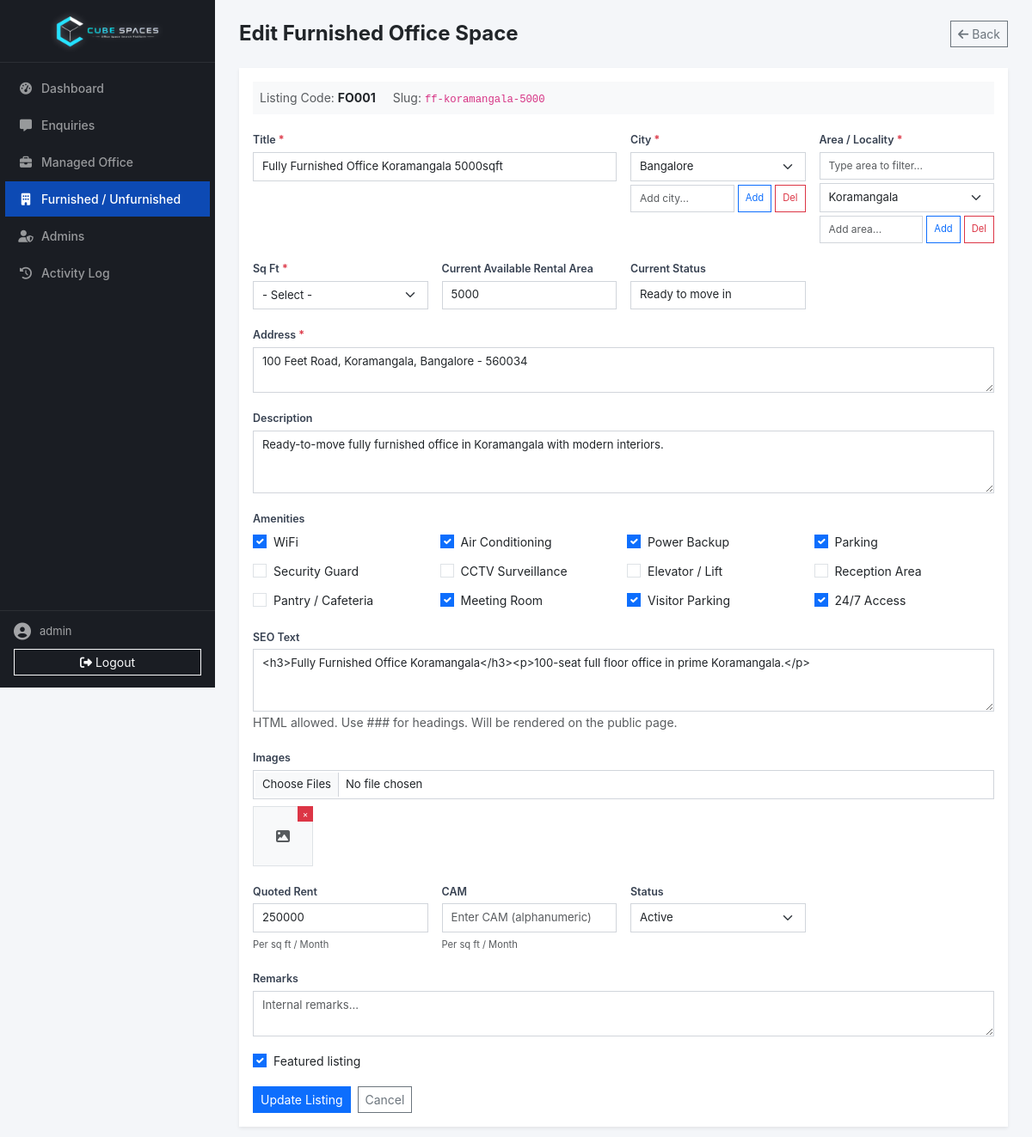
/admin/office-space.php?mode=edit&id=1&type=furnished (signed in), run on the app's committed database.
### tables this page shows
CREATE TABLE IF NOT EXISTS `furnished_offices` (
  `id` int NOT NULL AUTO_INCREMENT PRIMARY KEY,
  `title` varchar(255) NOT NULL,
  `slug` varchar(255) UNIQUE,
  `description` longtext,
  `city` varchar(100),
  `area` varchar(150),
  `address` varchar(500),
  `latitude` decimal(10, 7),
  `longitude` decimal(10, 7),
  `price` varchar(255),
  `cam` TEXT DEFAULT NULL,
  `price_label` varchar(100),
  `total_seats` int,
  `available_sqft` varchar(100),
  `min_inventory` varchar(50),
  `inventory_type` varchar(100),
  `total_area_sqft` int,
  `amenities` json,
  `images` json,
  `status` enum('draft', 'published', 'archived') DEFAULT 'draft',
  `featured` tinyint(1) DEFAULT 0,
  `feature_highlights` json,
  `seo_text` longtext,
  `office_space_type` varchar(100),
  `listing_type` varchar(50),
  `listing_code` varchar(50),
  `created_at` timestamp DEFAULT CURRENT_TIMESTAMP,
  `updated_at` timestamp DEFAULT CURRENT_TIMESTAMP ON UPDATE CURRENT_TIMESTAMP
);

### lib/config.php (called while the page is built, shortened)
<?php
function get_listing_table(string $type): ?string {
    return ALLOWED_LISTING_TABLES[$type] ?? null;
}

### admin/office-space.php (the view, shortened to what this page needs)
<?php
require_once __DIR__ . '/layout.php';
$mode = $_GET['mode'] ?? 'list';
$editId = (int)($_GET['id'] ?? 0);
$editType = trim($_GET['type'] ?? ($mode === 'add' ? 'furnished' : ''));
$editTable = get_listing_table($editType) ?: 'furnished_offices';
if ($mode === 'add' || $mode === 'edit'):
    $listing = ['title'=>'', 'listing_type'=>'', 'description'=>'', 'city'=>'', 'area'=>'', 'address'=>'', 'price'=>'', 'cam'=>'', 'price_label'=>'', 'total_seats'=>'', 'total_area_sqft'=>'', 'available_sqft'=>'', 'min_inventory'=>'', 'inventory_type'=>'', 'amenities'=>'[]', 'images'=>'[]', 'status'=>'active', 'featured'=>0, 'office_space_type'=>'rent', 'feature_highlights'=>'[]', 'seo_text'=>'', 'remarks'=>'', 'latitude'=>null, 'longitude'=>null, 'listing_code'=>'', 'slug'=>''];
    if ($mode === 'edit' && $editId && $editTable) {
        $stmt = mysqli_prepare($conn, "SELECT * FROM $editTable WHERE id=?");
        mysqli_stmt_bind_param($stmt, 'i', $editId);
        mysqli_stmt_execute($stmt);
        $r = mysqli_stmt_get_result($stmt);
        $listing = mysqli_fetch_assoc($r);
    }
    $amenities = json_decode($listing['amenities'] ?? '[]', true);
    $images = array_values(array_filter(json_decode($listing['images'] ?? '[]', true) ?: [], function($img) {
        if (!is_string($img) || trim($img) === '') return false;
        if (parse_url($img, PHP_URL_HOST) || parse_url($img, PHP_URL_SCHEME)) return true;
        $path = parse_url($img, PHP_URL_PATH);
        if (!$path) return false;
        if (str_contains($path, 'serve_image.php')) return true;
        if (str_starts_with($path, '/uploads/listings/') && preg_match('/_\d+\.(jpg|jpeg|png|webp|gif)(\?.*)?$/i', $path)) return true;
        return file_exists(__DIR__ . '/..' . $path);
    }));
    $cities = mysqli_query($conn, "SELECT city FROM (SELECT city COLLATE utf8mb4_unicode_ci AS city FROM listing_cities UNION SELECT DISTINCT city COLLATE utf8mb4_unicode_ci AS city FROM furnished_offices WHERE city != '' UNION SELECT DISTINCT city COLLATE utf8mb4_unicode_ci AS city FROM unfurnished_offices WHERE city != '') AS c ORDER BY city");
    $amenityList = ['WiFi','Air Conditioning','Power Backup','Parking','Security Guard','CCTV Surveillance','Elevator / Lift','Reception Area','Pantry / Cafeteria','Meeting Room','Visitor Parking','24/7 Access'];
?>
<div class="d-flex justify-content-between align-items-center mb-4">
    <h4 class="fw-bold mb-0"><?= $mode === 'add' ? 'Add' : 'Edit' ?> <?= $mode === 'edit' ? ucfirst($editType) : '' ?> Office Space</h4>
    <a href="office-space.php" class="btn btn-outline-secondary btn-sm"><i class="fa-solid fa-arrow-left me-1"></i>Back</a>
</div>
<div class="card border-0 shadow-sm">
    <div class="card-body">
        <?php if ($mode === 'edit' && $listing['listing_code']): ?>
        <div class="mb-3 p-2 bg-light small">
            <span class="text-muted">Listing Code:</span> <strong><?= htmlspecialchars($listing['listing_code']) ?></strong>
            <?php if ($listing['slug']): ?><span class="ms-3 text-muted">Slug:</span> <code><?= htmlspecialchars($listing['slug']) ?></code><?php endif; ?>
        </div>
        <?php endif; ?>
        <form id="listingForm" class="row g-3 needs-validation" enctype="multipart/form-data" novalidate>
            <div class="col-md-6 position-relative">
                <label for="title" class="form-label small fw-semibold">Title <span class="text-danger">*</span></label>
                <input type="text" name="title" id="title" class="form-control form-control-sm" required value="<?= htmlspecialchars($listing['title']) ?>" placeholder="e.g. RMZ Millenia">
            </div>
            <div class="col-md-3 position-relative">
                <label for="city" class="form-label small fw-semibold">City <span class="text-danger">*</span></label>
                <select name="city" id="city" class="form-select form-select-sm" required onchange="filterAreasByCity()">
                    <?php if ($cities && mysqli_num_rows($cities)): mysqli_data_seek($cities, 0); while ($c = mysqli_fetch_assoc($cities)): ?>
                    <option value="<?= htmlspecialchars($c['city']) ?>" <?= $listing['city']===$c['city']?'selected':'' ?>><?= htmlspecialchars(ucfirst($c['city'])) ?></option>
                    <?php endwhile; endif; ?>
                </select>
                <div class="d-flex gap-1 mt-1">
                    <input type="text" id="newCity" class="form-control form-control-sm" placeholder="Add city..." style="font-size:0.75rem;">
                    <button type="button" class="btn btn-sm btn-outline-primary" onclick="window.addNewCity()" style="font-size:0.7rem;white-space:nowrap;">Add</button>
                    <button type="button" class="btn btn-sm btn-outline-danger" onclick="window.deleteCity()" style="font-size:0.7rem;white-space:nowrap;">Del</button>
                </div>
            </div>
            <div class="col-md-3 position-relative">
                <label for="area" class="form-label small fw-semibold">Area / Locality <span class="text-danger">*</span></label>
                <input type="text" id="areaSearch" class="form-control form-control-sm mb-1" placeholder="Type area to filter..." oninput="filterAreasByText(this)" style="font-size:0.75rem;">
                <select name="area" id="area" class="form-select form-select-sm" required>
                    <option value="">- Select -</option>
                </select>
                <div class="d-flex gap-1 mt-1">
                    <input type="text" id="newArea" class="form-control form-control-sm" placeholder="Add area..." style="font-size:0.75rem;">
                    <button type="button" class="btn btn-sm btn-outline-primary" onclick="window.addNewArea()" style="font-size:0.7rem;white-space:nowrap;">Add</button>
                    <button type="button" class="btn btn-sm btn-outline-danger" onclick="window.deleteArea()" style="font-size:0.7rem;white-space:nowrap;">Del</button>
                </div>
            </div>
            <div class="col-md-3 position-relative">
                <label for="available_sqft" class="form-label small fw-semibold">Sq Ft <span class="text-danger">*</span></label>
                <select name="available_sqft" id="available_sqft" class="form-select form-select-sm" required>
                    <option value="">- Select -</option>
                </select>
            </div>
            <div class="col-md-3 position-relative">
                <label for="total_area_sqft" class="form-label small fw-semibold">Current Available Rental Area</label>
                <input type="number" name="total_area_sqft" id="total_area_sqft" class="form-control form-control-sm" value="<?= htmlspecialchars($listing['total_area_sqft'] ?? '') ?>" placeholder="e.g. 5000">
            </div>
            <div class="col-md-3 position-relative">
                <label for="inventory_type" class="form-label small fw-semibold">Current Status</label>
                <input type="text" name="inventory_type" id="inventory_type" class="form-control form-control-sm" value="<?= htmlspecialchars($listing['inventory_type'] ?? '') ?>" placeholder="e.g. Ready to move in" oninput="validateInventoryType(this)">
            </div>
            <div class="col-12 position-relative">
                <label for="address" class="form-label small fw-semibold">Address <span class="text-danger">*</span></label>
                <textarea name="address" id="address" class="form-control form-control-sm" rows="2" required placeholder="Full address"><?= htmlspecialchars($listing['address']??'') ?></textarea>
            </div>
            <div class="col-12 position-relative">
                <label for="description" class="form-label small fw-semibold">Description</label>
                <textarea name="description" id="description" class="form-control form-control-sm" rows="3" placeholder="Describe the property"><?= htmlspecialchars($listing['description']??'') ?></textarea>
            </div>
            <div class="col-12">
                <label class="form-label small fw-semibold">Amenities</label>
                <div class="row g-2" id="amenitiesContainer">
                    <?php foreach ($amenityList as $amenity): ?>
                    <div class="col-md-3 col-6">
                        <div class="form-check">
                            <input type="checkbox" class="form-check-input amenity-check" value="<?= htmlspecialchars($amenity) ?>" id="amenity_<?= preg_replace('/[^a-zA-Z0-9]/', '_', $amenity) ?>" <?= in_array($amenity, $amenities) ? 'checked' : '' ?>>
                            <label class="form-check-label small" for="amenity_<?= preg_replace('/[^a-zA-Z0-9]/', '_', $amenity) ?>"><?= htmlspecialchars($amenity) ?></label>
                        </div>
                    </div>
                    <?php endforeach; ?>
                </div>
            </div>
            <div class="col-12 position-relative">
                <label for="seo_text" class="form-label small fw-semibold">SEO Text</label>
                <textarea name="seo_text" id="seo_text" class="form-control form-control-sm" rows="3" placeholder="&lt;h3&gt;About this Workspace&lt;/h3&gt;"><?= $listing['seo_text'] ?? '' ?></textarea>
                <small class="form-text text-muted">HTML allowed. Use ### for headings. Will be rendered on the public page.</small>
            </div>
            <div class="col-12">
                <label for="images" class="form-label small fw-semibold">Images</label>
                <input type="file" name="images[]" id="images" class="form-control form-control-sm" accept="image/*" multiple>
                <?php if (!empty($images)): ?>
                <div class="d-flex flex-wrap gap-2 mt-2" id="existingImagesContainer">
                    <?php foreach ($images as $img):
                        $imgPath = $_SERVER['DOCUMENT_ROOT'] . parse_url($img, PHP_URL_PATH);
                        $imgExists = file_exists($imgPath);
                    ?>
                    <div class="position-relative" data-src="<?= htmlspecialchars($img) ?>" style="width:70px;height:70px;">
                        <?php if ($imgExists): ?>
                        <img src="<?= htmlspecialchars($img) ?>" class="border" style="width:70px;height:70px;object-fit:cover;" loading="lazy" alt="Listing image">
                        <?php else: ?>
                        <div class="d-flex align-items-center justify-content-center border bg-light" style="width:70px;height:70px;"><i class="fa-solid fa-image text-muted"></i></div>
                        <?php endif; ?>
                        <button type="button" class="btn btn-sm btn-danger position-absolute top-0 end-0 p-0" style="width:18px;height:18px;font-size:10px;line-height:1;" onclick="removeExistingImage(this)">&times;</button>
                    </div>
                    <?php endforeach; ?>
                </div>
                <?php endif; ?>
            </div>
            <div class="col-12 col-sm-6 col-md-3 position-relative">
                <label for="price" class="form-label small fw-semibold">Quoted Rent</label>
                <input type="text" name="price" id="price" class="form-control form-control-sm" value="<?= htmlspecialchars($listing['price']??'') ?>" placeholder="Enter quoted rent">
                <small class="form-text text-muted" style="font-size:0.7rem;">Per sq ft / Month</small>
            </div>
            <div class="col-12 col-sm-6 col-md-3 position-relative">
                <label for="cam" class="form-label small fw-semibold">CAM</label>
                <input type="text" name="cam" id="cam" class="form-control form-control-sm" value="<?= htmlspecialchars($listing['cam']??'') ?>" placeholder="Enter CAM (alphanumeric)">
                <small class="form-text text-muted" style="font-size:0.7rem;">Per sq ft / Month</small>
            </div>
            <div class="col-12 col-sm-6 col-md-3 position-relative">
                <label for="status" class="form-label small fw-semibold">Status</label>
                <select name="status" id="status" class="form-select form-select-sm">
                    <option value="active" <?= ($listing['status']??'active')==='active'?'selected':'' ?>>Active</option>
                </select>
            </div>
            <div class="col-12">
                <label for="remarks" class="form-label small fw-semibold">Remarks</label>
                <textarea name="remarks" id="remarks" class="form-control form-control-sm" rows="2" placeholder="Internal remarks..."><?= htmlspecialchars($listing['remarks']??'') ?></textarea>
            </div>
            <div class="col-12">
                <div class="form-check">
                    <input type="checkbox" name="featured" value="1" class="form-check-input" id="featuredCheck" <?= $listing['featured']?'checked':'' ?>>
                    <label class="form-check-label small" for="featuredCheck">Featured listing</label>
                </div>
            </div>
            <div class="col-12 d-flex gap-2">
                <button type="submit" class="btn btn-primary btn-sm"><?= $mode === 'add' ? 'Create Listing' : 'Update Listing' ?></button>
                <a href="office-space.php" class="btn btn-outline-secondary btn-sm">Cancel</a>
            </div>
        </form>
    </div>
</div>
<?php endif; ?>
<?php require_once __DIR__ . '/footer.php'; ?>

### assets/css/admin.css (style rules this page uses)
* { border-radius: 0 !important; }
:root { --admin-sidebar-width: 250px; --admin-primary: #0d4ab4; --admin-primary-dark: #083891; --admin-bg: #f4f6f9; --admin-card-shadow: 0 1px 4px rgba(0,0,0,0.06); }
body { font-family: 'Inter', sans-serif; background: var(--admin-bg); padding-top: 0; -webkit-font-smoothing: antialiased; }
.form-label { font-size: 0.78rem; font-weight: 600; color: #374151; margin-bottom: 4px; }
.form-control-sm, .form-select-sm { font-size: 0.82rem; padding: 6px 10px; border-color: #d1d5db; }

### data on the page
furnished_offices: listing_code "FO001", slug "ff-koramangala-5000", title "Fully Furnished Office Koramangala 5000sqft", city "Bangalore", total_area_sqft "5000", inventory_type "Ready to move in", address "100 Feet Road, Koramangala, Bangalore - 560034", description "Ready-to-move fully furnished office in Koramangala with modern interiors.", amenities "☑", seo_text "<h3>Fully Furnished Office Koramangala</h3><p>100-seat full floor office in prime Koramangala.</p>", price "250000", featured "☑"

### other printed values
$adminUser "admin"
$editType "Furnished"
$amenity "WiFi"
$amenity "Air Conditioning"
$amenity "Power Backup"
$amenity "Parking"
$amenity "Security Guard"
$amenity "CCTV Surveillance"
$amenity "Elevator / Lift"
$amenity "Reception Area"
$amenity "Pantry / Cafeteria"
$amenity "Meeting Room"
$amenity "Visitor Parking"
$amenity "24/7 Access"
